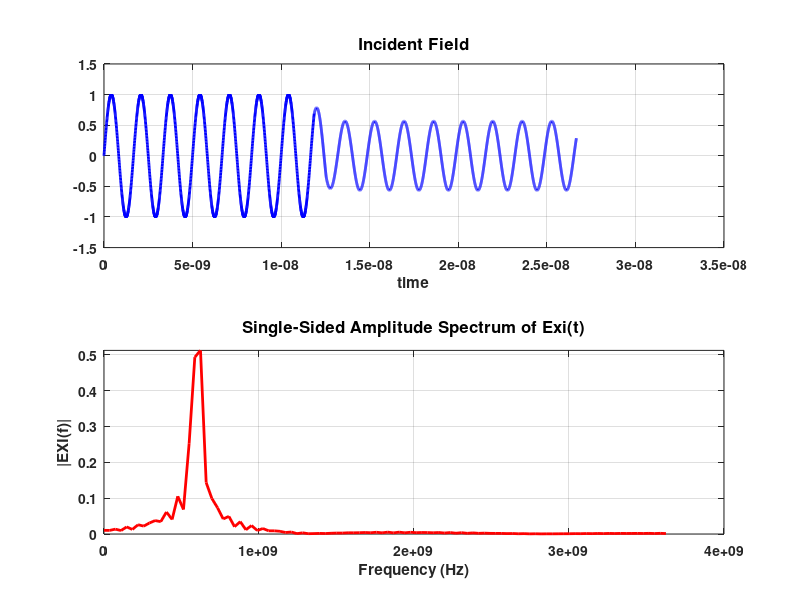
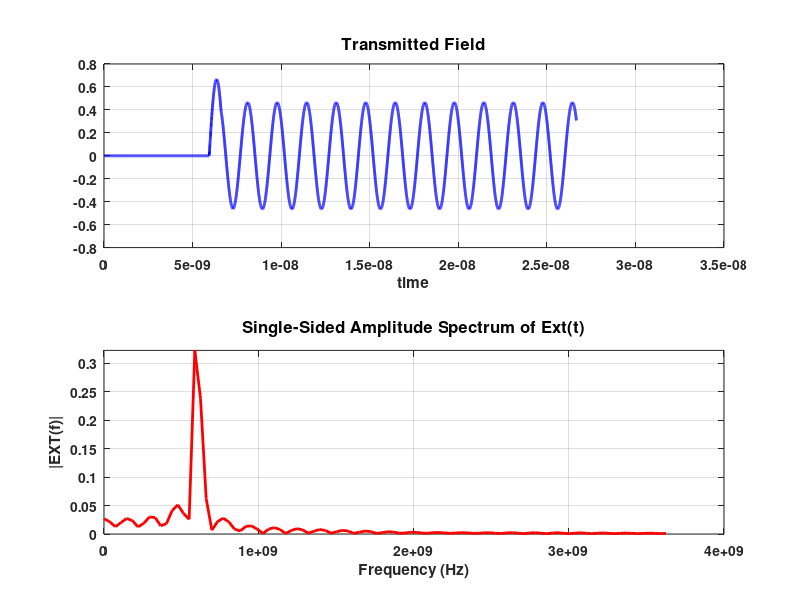
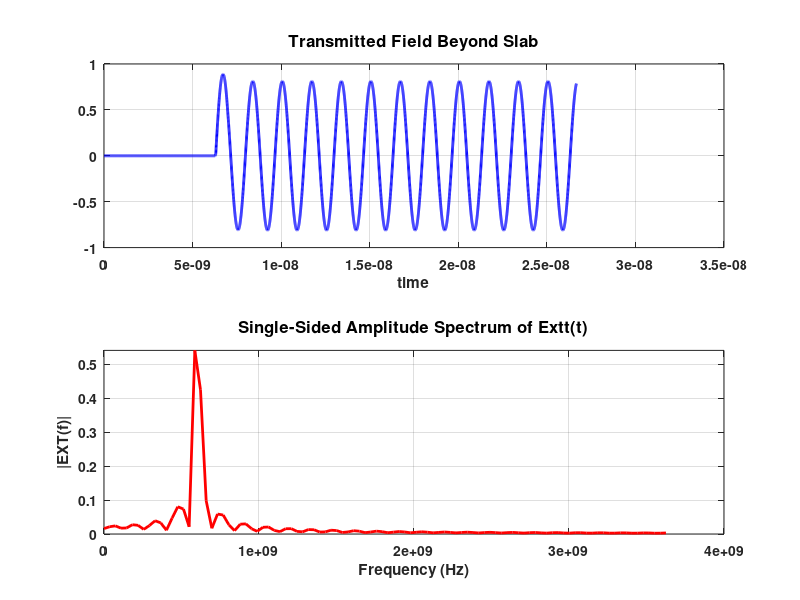
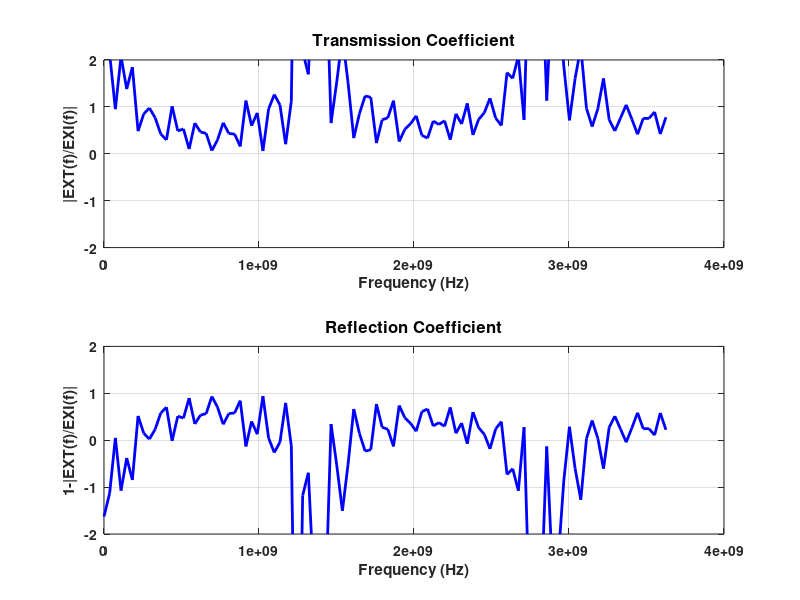

MATLAB code to generate these figures, in order:
clc
clear all

% Simulation parameters.
SIZE = 2000; % No. of spatial steps
SlabLeft = 1800; % Location of left end of Slab.
SlabRight = SlabLeft+50; % Location of right end of Slab
MaxTime = 4*SIZE; % No. of time steps
PulseWidth = round(SIZE/8); % Controls width of Gaussian Pulse
td = PulseWidth; % Temporal delay in pulse.
aimp = 20; % Impulse scaling parameter
Amplitude = 2; % Square pulse and unit step amplitude
source = 20; % Location of source
SaveFields = 1; % 0. No, 1. Yes.
SnapshotInterval = 32; % Amount of time delay between snaps.
PECLoad = -1; % Location of PEC load
PMCLoad = -1; % Location of PMC Load
% Choice of source.
% 1. Gaussian 2. Sine wave 3. Ricker wavelet 4. Square Pulse 5. Unit Step 6.
% Impulse
SourceChoice = 2;

% Constants.
c = 3e8;
pi = 3.141592654;
e0 = (1e-9)/(36*pi);
u0 = (1e-7)*4*pi;

dt = 1.0e-11/3;
dz = 1.0e-3;
Sc = c * dt/dz

l = 0.5;
f = c/l
fmax = 1/(2*dt)
w = 2*pi*f;
k0 = w/c; % Free space wave number.
% Ricker wavelet parameters.
if SourceChoice == 3
    fp = f; % Peak frequency
    dr = PulseWidth*dt*2; % Delay
end

% Initialization.
Ex = zeros(SIZE, 3); % x-component of E-field
Dx = zeros(SIZE, 3); % x-component of D
Hy = zeros(SIZE, 3); % y-component of H-field
By = zeros(SIZE, 3); % y-component of B

% Incident and Transmitted Fields.
Exi = zeros(MaxTime, 1);
Ext = zeros(MaxTime, 1);
Extt = zeros(MaxTime, 1);
x1 = SlabLeft+1; % Position of observation.

% Refractive Index calculations.
Z1 = SlabLeft + 50;
z1 = Z1*dz;
Z2 = SlabLeft + 60;
z2 = Z2*dz;
Exz1 = zeros(MaxTime, 1);
Exz2 = zeros(MaxTime, 1);

einf = ones(SIZE,1);
einf(SlabLeft:SlabRight) = 4; % einf(Drude) or er in slab.
uinf = ones(SIZE,1);
uinf(SlabLeft:SlabRight) = 1; % uinf(Drude) or ur in slab.
wpesq = zeros(SIZE,1);
wpesq(SlabLeft:SlabRight) = 0*2*w^2; % DNG(Drude) value of wpe squared in slab.
wpmsq = zeros(SIZE,1);
wpmsq(SlabLeft:SlabRight) = 0*2*w^2; % DNG(Drude) value of wpm squared in slab.
ge = zeros(SIZE,1);
ge(SlabLeft:SlabRight) = 0*w/32; % Electric collision frequency in slab.
gm = zeros(SIZE,1);
gm(SlabLeft:SlabRight) = 0*w/32; % Magnetic collision frequency in slab.

a0 = (4*dt^2)./(e0*(4*einf+dt^2*wpesq+2*dt*einf.*ge));
a = (1/dt^2)*a0;
b = (1/(2*dt))*ge.*a0;
c = (e0/dt^2)*einf.*a0;
d = (-1*e0/4).*wpesq.*a0;
e = (1/(2*dt))*e0*einf.*ge.*a0;
am0 = (4*dt^2)./(u0*(4*uinf+dt^2*wpmsq+2*dt*uinf.*gm));
am = (1/dt^2)*am0;
bm = (1/(2*dt))*gm.*am0;
cm = (u0/dt^2)*uinf.*am0;
dm = (-1*u0/4).*wpmsq.*am0;
em = (1/(2*dt))*u0*uinf.*gm.*am0;

if SaveFields == 1
    ExSnapshots = zeros(SIZE, MaxTime/SnapshotInterval); % Data for plotting.
    HySnapshots = zeros(SIZE, MaxTime/SnapshotInterval); % Data for plotting.
    frame = 1;
end

n1 = 1;
n2 = 2;
% Outer loop for time-stepping.
tic
% % Test loop for incident field in free space.
% for q = 0:MaxTime
%     
%     % Progress indicator.
%     if mod(q,SnapshotInterval) == 0
%         fprintf(1, repmat('\b',1,linecount));
%         linecount = fprintf(1, '%g %%', (q*100)/MaxTime );
%     end
%     
%     % Calculation of Hy using update difference equation for Hy. This is time step q.
%     Hy(1:SIZE-1,n2) = Hy(1:SIZE-1,n1) + ( ( Ex(1:SIZE-1,n1) - Ex(2:SIZE,n1) ) * dt/(u0*dz) );
%         
%     % ABC for H at SIZE.
%     Hy(SIZE,n2) = Hy(SIZE-1,n1) + (Sc-1)/(Sc+1)*(Hy(SIZE-1,n2) - Hy(SIZE,n1) );
%  
%     % Calculation of Ex using updated difference equation for Ex. This is time step q+1/2.
%     Ex(2:SIZE,n2) = Ex(2:SIZE, n1) + ( dt/(e0*dz)*(Hy(1:SIZE-1, n2) - Hy(2:SIZE, n2)) );
%     
%     % ABC for E at 1.
%     Ex(1,n2) = Ex(2,n1) + (Sc-1)/(Sc+1)*(Ex(2,n2) - Ex(2,n1));
%     
%     % Source.
%     if SourceChoice == 1
%     Ex(source,n2) = Ex(source,n2) + exp( -1*((q-td)/(PulseWidth/4))^2 ) * Sc;
%     elseif SourceChoice == 2
%     Ex(source,n2) = Ex(source,n2) + sin(2*pi*f*(q)*dt) * Sc;
%     elseif SourceChoice == 3
%     Ex(source,n2) = Ex(source,n2) + (1-2*(pi*fp*(q*dt-dr))^2)*exp(-1*(pi*fp*(q*dt-dr))^2) * Sc;
%     elseif SourceChoice == 4
%     if q > td && q <= td+PulseWidth
%         Ex(source,n2) = Ex(source,n2) + Amplitude * Sc;
%     end
%     elseif SourceChoice == 5
%     Ex(source,n2) = Ex(source,n2) + Amplitude * Sc;
%     elseif SourceChoice == 6
%     Ex(source,n2) = Ex(source,n2) + 1/(aimp*sqrt(pi))*exp(-1*((q-td)/aimp)^2) * Sc;
%     end
%     
%     Exi(q+1) = Ex(x1,n2); % Incident field is left of slab.
%     
%     temp = n1;
%     n1 = n2;
%     n2 = temp;
% end
% fprintf(1, repmat('\b',1,linecount));
% fprintf ( 1, 'Dry run complete! \n');
% Reinitialization of fields for actual simulation.
Ex = zeros(SIZE, 3); % x-component of E-field
Hy = zeros(SIZE, 3); % y-component of H-field
linecount = 0;
% Actual simulation with scatterer.
fprintf ( 1, 'Simulation started... \n');
for q = 0:MaxTime
    
    % Progress indicator.
    if mod(q,SnapshotInterval) == 0
        fprintf(1, repmat('\b',1,linecount));
        linecount = fprintf(1, '%g %%', (q*100)/MaxTime );
    end
    
    % Storing past fields.
    Ex(:,3) = Ex(:,n2);
    Dx(:,3) = Dx(:,n2);
    Hy(:,3) = Hy(:,n2);
    By(:,3) = By(:,n2);
    
    % Calculation of Hy using update difference equation for Hy. This is time step q.
    By(1:SIZE-1,n2) = By(1:SIZE-1,n1) + ( ( Ex(1:SIZE-1,n1) - Ex(2:SIZE,n1) ) * dt/(dz) );
    Hy(:,n2) = am.*(By(:,n2)-2*By(:,n1)+By(:,3))+bm.*(By(:,n2)-By(:,3))+cm.*(2*Hy(:,n1)-Hy(:,3))+dm.*(2*Hy(:,n1)+Hy(:,3))+em.*(Hy(:,3));
    
    if PMCLoad ~= -1
        Hy(PMCLoad,n2) = 0;
        By(PMCLoad,n2) = 0;
    end
    % ABC for H at SIZE.
    Hy(SIZE,n2) = Hy(SIZE-1,n1) + (Sc-1)/(Sc+1)*(Hy(SIZE-1,n2) - Hy(SIZE,n1) );
    By(SIZE,n2) = u0*Hy(SIZE,n2);

    % Calculation of Ex using updated difference equation for Ex. This is time step q+1/2.
    Dx(2:SIZE,n2) = Dx(2:SIZE, n1) + ( dt/(dz)*(Hy(1:SIZE-1, n2) - Hy(2:SIZE, n2)) );
    Ex(:,n2) = a.*(Dx(:,n2)-2*Dx(:,n1)+Dx(:,3))+b.*(Dx(:,n2)-Dx(:,3))+c.*(2*Ex(:,n1)-Ex(:,3))+d.*(2*Ex(:,n1)+Ex(:,3))+e.*(Ex(:,3));
    
    % ABC for E at 1.
    Ex(1,n2) = Ex(2,n1) + (Sc-1)/(Sc+1)*(Ex(2,n2) - Ex(2,n1));
    Dx(1,n2) = e0*Ex(1,n2);
    
    % Source.
    if SourceChoice == 1
    Ex(source,n2) = Ex(source,n2) + Amplitude * exp( -1*((q-td)/(PulseWidth/4))^2 ) * Sc;
    elseif SourceChoice == 2
    Ex(source,n2) = Ex(source,n2) + Amplitude * sin(2*pi*f*(q)*dt) * Sc;
    elseif SourceChoice == 3
    Ex(source,n2) = Ex(source,n2) + Amplitude * (1-2*(pi*fp*(q*dt-dr))^2)*exp(-1*(pi*fp*(q*dt-dr))^2) * Sc;
    elseif SourceChoice == 4
    if q > td && q <= td+PulseWidth
        Ex(source,n2) = Ex(source,n2) + Amplitude * Sc;
    end
    elseif SourceChoice == 5
    Ex(source,n2) = Ex(source,n2) + Amplitude * Sc;
    elseif SourceChoice == 6
    Ex(source,n2) = Ex(source,n2) + 1/(aimp*sqrt(pi))*exp(-1*((q-td)/aimp)^2) * Sc;
    end
    Dx(source,n2) = e0*Ex(source,n2);

    if (SaveFields == 1 && mod(q,SnapshotInterval) == 0)
        ExSnapshots(:,frame) = Ex(:,n2);
        HySnapshots(:,frame) = Hy(:,n2);
        frame=frame+1;
    end
    
    if PECLoad ~= -1
        Ex(PECLoad,n2) = 0;
        Dx(PECLoad,n2) = 0;
    end
    
    Exi(q+1) = Ex(source,n2); % Incident field is left of slab.
    Ext(q+1) = Ex(x1,n2);
    Extt(q+1) = Ex(SlabRight+10,n2);
    
    % Fields for calculation of refractive index.
    Exz1(q+1) = Ex(Z1, n2);
    Exz2(q+1) = Ex(Z2, n2);
    
    temp = n1;
    n1 = n2;
    n2 = temp;
end
fprintf(1, repmat('\b',1,linecount));
fprintf ( 1, 'Simulation complete! \n');
toc
% Postprocessing.
Fs = 1/dt;                    % Sampling frequency
T = dt;                       % Sample time
L = length(Exi);              % Length of signal
t = (0:L-1)*T;                % Time vector
fspan = 100;                  % Points to plot in frequency domain

figure(1)
subplot(211)
plot(Fs*t*dt, Exi, 'LineWidth', 2.0, 'Color', 'b')
set(gca, 'FontSize', 10, 'FontWeight', 'b')
title('Incident Field', 'FontSize', 12, 'FontWeight', 'b')
xlabel('time', 'FontSize', 11, 'FontWeight', 'b')
grid on
figure(2)
subplot(211)
plot(Fs*t*dt, Ext, 'LineWidth', 2.0, 'Color', 'b')
set(gca, 'FontSize', 10, 'FontWeight', 'b')
title('Transmitted Field', 'FontSize', 12, 'FontWeight', 'b')
xlabel('time', 'FontSize', 11, 'FontWeight', 'b')
grid on
figure(3)
subplot(211)
plot(Fs*t*dt, Extt, 'LineWidth', 2.0, 'Color', 'b')
set(gca, 'FontSize', 10, 'FontWeight', 'b')
title('Transmitted Field Beyond Slab', 'FontSize', 12, 'FontWeight', 'b')
xlabel('time', 'FontSize', 11, 'FontWeight', 'b')
grid on

NFFT = 2^nextpow2(L); % Next power of 2 from length of Exi
% Incident and Transmitted fields.
EXI = fft(Exi,NFFT)/L;
EXT = fft(Ext,NFFT)/L;
EXTT = fft(Extt,NFFT)/L;
% Refractive index calculations.
EXZ1 = fft(Exz1,NFFT)/L;
EXZ2 = fft(Exz2,NFFT)/L;
f = Fs/2*linspace(0,1,NFFT/2+1);

% Plot single-sided amplitude spectrum.
figure(1)
subplot(212)
EXIp = 2*abs(EXI(1:NFFT/2+1));
plot(f(1:fspan), EXIp(1:fspan), 'LineWidth', 2.0, 'Color', 'r')
ylim([0 inf])
set(gca, 'FontSize', 10, 'FontWeight', 'b')
title('Single-Sided Amplitude Spectrum of Exi(t)', 'FontSize', 12, 'FontWeight', 'b')
xlabel('Frequency (Hz)', 'FontSize', 11, 'FontWeight', 'b')
ylabel('|EXI(f)|', 'FontSize', 11, 'FontWeight', 'b')
grid on
figure(2)
subplot(212)
EXTp = 2*abs(EXT(1:NFFT/2+1));
plot(f(1:fspan), EXTp(1:fspan), 'LineWidth', 2.0, 'Color', 'r')
ylim([0 inf])
set(gca, 'FontSize', 10, 'FontWeight', 'b')
title('Single-Sided Amplitude Spectrum of Ext(t)', 'FontSize', 12, 'FontWeight', 'b')
xlabel('Frequency (Hz)', 'FontSize', 11, 'FontWeight', 'b')
ylabel('|EXT(f)|', 'FontSize', 11, 'FontWeight', 'b')
grid on
figure(3)
subplot(212)
EXTTp = 2*abs(EXTT(1:NFFT/2+1));
plot(f(1:fspan), EXTTp(1:fspan), 'LineWidth', 2.0, 'Color', 'r')
ylim([0 inf])
set(gca, 'FontSize', 10, 'FontWeight', 'b')
title('Single-Sided Amplitude Spectrum of Extt(t)', 'FontSize', 12, 'FontWeight', 'b')
xlabel('Frequency (Hz)', 'FontSize', 11, 'FontWeight', 'b')
ylabel('|EXT(f)|', 'FontSize', 11, 'FontWeight', 'b')
grid on

% Transmission Coefficient.
figure(4)
subplot(211)
TAU = abs(EXT(1:NFFT/2+1)./EXI(1:NFFT/2+1));
plot(f(1:fspan), TAU(1:fspan), 'LineWidth', 2.0, 'Color', 'b')
set(gca, 'FontSize', 10, 'FontWeight', 'b')
title('Transmission Coefficient', 'FontSize', 12, 'FontWeight', 'b')
xlabel('Frequency (Hz)', 'FontSize', 11, 'FontWeight', 'b')
ylabel('|EXT(f)/EXI(f)|', 'FontSize', 11, 'FontWeight', 'b')
axis([-1 1 -2 2])
axis 'auto x'
grid on
subplot(212)
plot(f(1:fspan), 1-TAU(1:fspan), 'LineWidth', 2.0, 'Color', 'b')
set(gca, 'FontSize', 10, 'FontWeight', 'b')
title('Reflection Coefficient', 'FontSize', 12, 'FontWeight', 'b')
xlabel('Frequency (Hz)', 'FontSize', 11, 'FontWeight', 'b')
ylabel('1-|EXT(f)/EXI(f)|', 'FontSize', 11, 'FontWeight', 'b')
axis([-1 1 -2 2])
axis 'auto x'
grid on

% Refractive Index calculations.
nFDTD = (1/(1i*k0*(z1-z2))).*log(EXZ2(1:NFFT/2+1)./EXZ1(1:NFFT/2+1));
figure(5)
subplot(211)
plot(f(1:fspan), real(nFDTD(1:fspan)), 'LineWidth', 2.0, 'Color', 'b');
set(gca, 'FontSize', 10, 'FontWeight', 'b')
title('Refractive index re(n)', 'FontSize', 12, 'FontWeight', 'b')
xlabel('Frequency (Hz)', 'FontSize', 11)
ylabel('re(n)', 'FontSize', 11)
grid on
subplot(212)
plot(f(1:fspan), imag(nFDTD(1:fspan)), 'LineWidth', 2.0, 'Color', 'r');
set(gca, 'FontSize', 10, 'FontWeight', 'b')
title('Refractive index im(n)', 'FontSize', 12, 'FontWeight', 'b')
xlabel('Frequency (Hz)', 'FontSize', 11, 'FontWeight', 'b')
ylabel('im(n)', 'FontSize', 11, 'FontWeight', 'b')
grid on

figure (10)
% Scatterer boundaries.
hold off
plot([dz*SlabLeft dz*SlabLeft], [-2 2], 'Color', 'r');
hold on
plot([dz*SlabRight dz*SlabRight], [-2 2], 'Color', 'r');
linelength=1e-3*(SlabLeft-source);
linex = -1*linelength:0.001:0;
Z0 = 377;
ZL = 377/sqrt(einf(SlabLeft))/sqrt(uinf(SlabLeft));
Beta = l/(2*pi);
Zin = Z0.*(ZL+i*Z0*tan(Beta.*linex))./(Z0+i*ZL*tan(Beta.*linex));
plot(linex,Zin, 'LineWidth', 2.0, 'Color', 'b');
set(gca, 'FontSize', 10, 'FontWeight', 'b')
axis([0 dz*SIZE -377 377])
title('Time Domain Simulation', 'FontSize', 12, 'FontWeight', 'b')
xlabel('z-axis (meters)', 'FontSize', 11, 'FontWeight', 'b')
ylabel('Input Impedance', 'FontSize', 11, 'FontWeight', 'b')
grid on
        
if SaveFields == 1
    % Simulation animation.
    for i=1:frame-1
        figure (6)
        % Scatterer boundaries.
        hold off
        plot([dz*SlabLeft dz*SlabLeft], [-2 2], 'Color', 'r');
        hold on
        plot([dz*SlabRight dz*SlabRight], [-2 2], 'Color', 'r');
        plot(dz*(1:length(ExSnapshots(:,i))),ExSnapshots(:,i), 'LineWidth', 2.0, 'Color', 'b');
        set(gca, 'FontSize', 10, 'FontWeight', 'b')
        axis([0 dz*SIZE -2 2])
        title('Time Domain Simulation', 'FontSize', 12, 'FontWeight', 'b')
        xlabel('z-axis (meters)', 'FontSize', 11, 'FontWeight', 'b')
        ylabel('Electric field (Ex)', 'FontSize', 11, 'FontWeight', 'b')
        grid on
        figure (8)
        % Scatterer boundaries.
        hold off
        plot([dz*SlabLeft dz*SlabLeft], [-2 2], 'Color', 'r');
        hold on
        plot([dz*SlabRight dz*SlabRight], [-2 2], 'Color', 'r');
        plot(dz*(1:length(HySnapshots(:,i))),HySnapshots(:,i), 'LineWidth', 2.0, 'Color', 'b');
        set(gca, 'FontSize', 10, 'FontWeight', 'b')
        axis([0 dz*SIZE -2/377 2/377])
        title('Time Domain Simulation', 'FontSize', 12, 'FontWeight', 'b')
        xlabel('z-axis (meters)', 'FontSize', 11, 'FontWeight', 'b')
        ylabel('Magnetic field (Hy)', 'FontSize', 11, 'FontWeight', 'b')
        grid on
%         figure (9)
%         Scatterer boundaries.
%         hold off
%         plot([dz*SlabLeft dz*SlabLeft], [-2 2], 'Color', 'r');
%         hold on
%         plot([dz*SlabRight dz*SlabRight], [-2 2], 'Color', 'r');
%         plot(dz*(1:length(HySnapshots(:,i))),ExSnapshots(:,i)./HySnapshots(:,i), 'LineWidth', 2.0, 'Color', 'b');
%         set(gca, 'FontSize', 10, 'FontWeight', 'b')
%         axis([0 dz*SIZE -377 377])
%         title('Time Domain Simulation', 'FontSize', 12, 'FontWeight', 'b')
%         xlabel('z-axis (meters)', 'FontSize', 11, 'FontWeight', 'b')
%         ylabel('Input Impedance', 'FontSize', 11, 'FontWeight', 'b')
%         grid on
        % figure (7)
        % Scatterer boundaries.
%         hold off
%         plot([SlabLeft SlabLeft], [-1 1], 'Color', 'r');
%         hold on
%         plot([SlabRight SlabRight], [-1 1], 'Color', 'r');
%         plot((1:length(ExSnapshots(:,i))),ExSnapshots(:,i), 'LineWidth', 2.0, 'Color', 'b');
%         set(gca, 'FontSize', 10, 'FontWeight', 'b')
%         axis([0 SIZE -1 1])
%         title('Time Domain Simulation', 'FontSize', 12, 'FontWeight', 'b')
%         xlabel('Spatial step (k)', 'FontSize', 11, 'FontWeight', 'b')
%         ylabel('Electric field (Ex)', 'FontSize', 11, 'FontWeight', 'b')
%         grid on
    end
end
